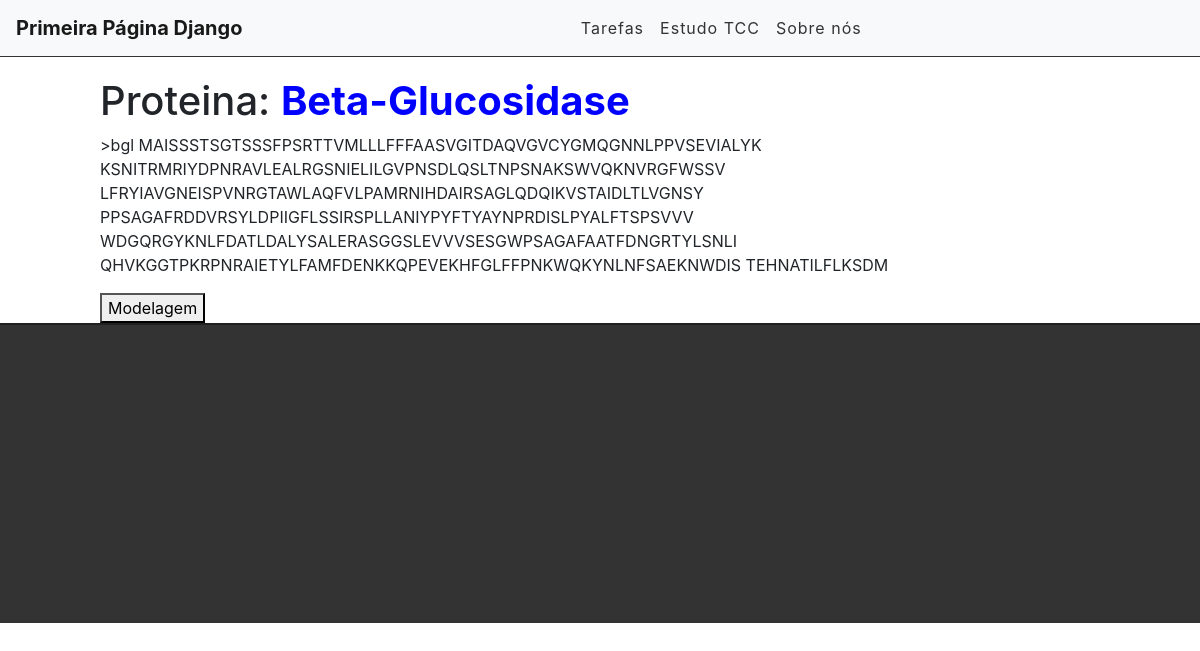
The app's page /proteina/1 with its own data.
### tasks/models.py (models this page shows, shortened)
class Proteina(models.Model):
    titulo = models.CharField(max_length=255)
    sequencia = models.TextField()

### tasks/views.py (the view)
# urls.py: path('proteina/<int:id>', views.infoProteina, name='lista-proteina'),
def infoProteina(request, id):
    proteinas = get_object_or_404(Proteina, pk=id)
    return render(request, 'tasks/proteina.html', {'proteinas': proteinas})

### tasks/templates/tasks/proteina.html (shortened to what this page needs)
{% extends 'base.html' %}
{% block content %}
    <div class="offset-1 col-10 list-div">
        <h1>Proteina: <b style="color: blue;">{{proteinas.titulo}}</b></h1>
        <div>
            <p>{{proteinas.sequencia}}</p>
        </div>
        <a href="/geraModelo/{{proteinas.id}}"><button>Modelagem</button></a>
    </div>
{% endblock %}

### tasks/static/css/style.css (style rules this page uses)
.list-div { padding: 0; }

### records on screen
Proteina: titulo "Beta-Glucosidase", sequencia ">bgl MAISSSTSGTSSSFPSRTTVMLLLFFFAASVGITDAQVGVCYGMQGNNLPPVSEVIALYK KSNITRMRIYDPNRAVLEALRGSNIELILGVPNSDLQSLTNPSNAKSWVQKNVRGFWSSV LFRYIAVGNEISPVNRGTAWLAQFVLPAMRNIHDAIRSAGLQDQIKVSTAIDLTLVGNSY PPSAGAFRDDVRSYLDPIIGFLSSIRSPLLANIYPYFTYAYNPRDISLPYALFTSPSVVV WDGQRGYKNLFDATLDALYSALERASGGSLEVVVSESGWPSAGAFAATFDNGRTYLSNLI QHVKGGTPKRPNRAIETYLFAMFDENKKQPEVEKHFGLFFPNKWQKYNLNFSAEKNWDIS TEHNATILFLKSDM"
